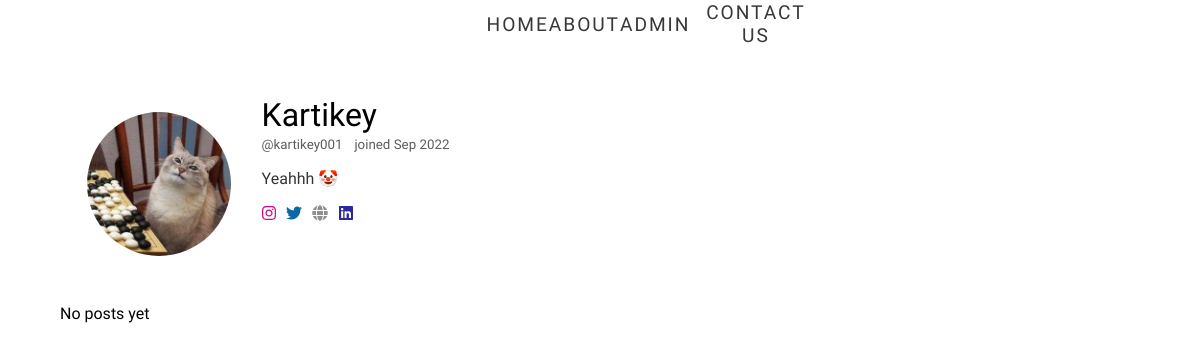
Before: /profile/kartikey001 with the older database file.
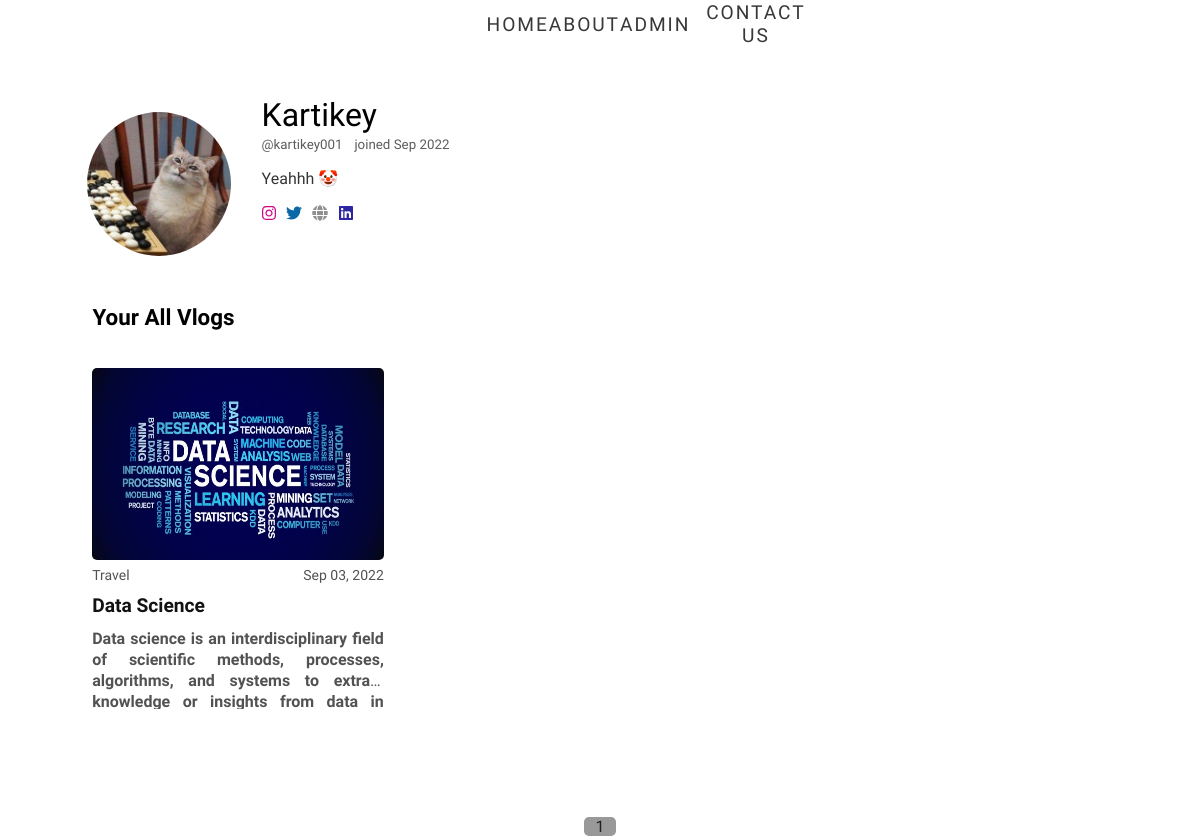
After: the same page with the newer database file.
### Blog/models.py (models this page shows, shortened)
class Post(models.Model):
    CATEGORY = (
			('Travel', 'Travel'),
			('Entertainment', 'Entertainment'),
            ('Technology', 'Technology'),
            ('Climate Change', 'Climate Change'),
            ('Fashion','Fashion'),
            ('Health','Health'),
            ('Productivity','Productivity'),
			)
    author = models.ForeignKey(User,
            on_delete=models.CASCADE,
            related_name='blog_posts')
    title = models.CharField(max_length=500)
    body = RichTextField(blank=True, null=True)
    date = models.DateTimeField(default = timezone.now)
    image = models.ImageField(upload_to ='uplodes',blank = False)
    category = models.CharField(max_length=200, choices=CATEGORY)
    likes = ManyToManyField(User, related_name='post_like', blank=True)

### Blog/views.py (the view)
# urls.py: path('profile/<str:pk>', views.user_profile, name='profile'),
def user_profile(request, pk):
    author = User.objects.get(username=pk)
    posts = Post.objects.filter(author=author).order_by('-date')
    p = Paginator(posts, 6)
    page_number = request.GET.get('page')
    try:
        page_obj = p.get_page(page_number)
    except PageNotAnInteger:
        page_obj = p.page(1)
    except EmptyPage:
        page_obj = p.page(p.num_pages)
    return render(request, 'Blog/profile.html', {'page_obj': page_obj, 'user': author})

### Blog/templates/Blog/profile.html (shortened to what this page needs)
{% extends "Blog/index.html" %}
{% load static %}
{% block style %}
<link rel="stylesheet" href="{% static 'Blog/css/profile.css' %}">{% endblock %}
{% block contact %}
<div class="contant">
    <div class="profile-head">
        {% if user.profile.profile_pic %}
        <img class="profile-img" src="{{user.profile.profile_pic.url}}" alt="">
        {% else %}
        <img class="profile-img" src="/media/uplodes/profiles/default-profile-pic.jpg" alt="">
        {% endif %}
        <div class="user-info">
            <p class="name">{{user.first_name}} {{user.last_name}}</p>
            <small>@{{user.username}}</small>
            <small>joined {{user.date_joined | date:'M Y'}}</small>
            <p class="bio">{{user.profile.bio}}</p>
            {% if user.profile.instagram_url %}
            <a href="{{user.profile.instagram_url}}"><i class="fab fa-instagram"></i></a>
            {% endif %}
            {% if user.profile.twitter_url %}
            <a href="{{user.profile.twitter_url}}"><i class="fab fa-twitter"></i></a>
            {% endif %}
            {% if user.profile.website_url %}
            <a href="{{user.profile.website_url}}"><i class="fa fa-globe"></i></a>
            {% endif %}
            {% if user.profile.linkedin_url %}
            <a href="{{user.profile.linkedin_url}}"><i class="fab fa-linkedin"></i></a>
            {% endif %}
        </div>
        <div class="buttons">
        </div>
    </div>
    {% if page_obj %}
    <h3 class="posts-top-text">Your All Vlogs</h3>
    <div class="posts" id="posts">
        {% for post in page_obj.object_list %}
        <div class="post-section">
            <a class="post-link" href="{% url 'view_post' post.id %}">
                <img class="post-image-home" src="{{post.image.url}}">
                <div class="date-cat">
                    <small>{{post.category}}</small>
                    <small>{{post.date | date:'M d, Y'}}</small>
                </div>
                <p class="title-home">{{post.title}}</p>
                <div class="post-body-home">
                    <p>{{post.body | safe}}</p>
                </div>
            </a>
        </div>
        {% endfor %}
    </div>
    <div class="paggination">
        <span class="page-num">{{page_obj.number}}</span>
    </div>
    {% else %}
    <p>No posts yet</p>
    {% endif %}
</div>
{% endblock %}

Changed rows visible on the page:
added Post: image (picture), category "Travel", date "Sep 03, 2022", title "Data Science", body "Data science is an interdisciplinary field of scientific methods, processes, algorithms, and systems to extract knowledge or insights from data…"
Other visible differences:
{{ page_obj.number }}: (not shown) → "1"
text no longer shown: "No posts yet"
text now shown: "Your All Vlogs"
